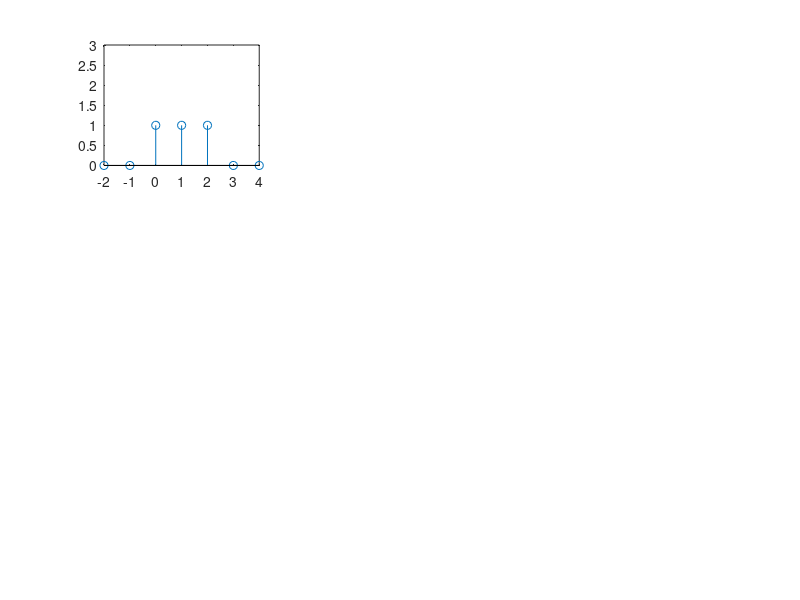

The MATLAB script that drew this image: (Note: this script raises an error after producing the figure.)
xn_a = [0 0 1 1 1 0 0];
vn_a = [0 0 1 1 1 1 0 0];
conv_a = conv(xn_a,vn_a);

xn_b = [0 0 2 1 0 0 0];
vn_b = [0 0 1 1 1 1 0 0];
conv_b = conv(xn_b,vn_b);

xn_c = [0 0 2 1 0 0 0];
vn_c = [0 0 0 1 2 0 0 0];
conv_c = conv(xn_c,vn_c);

n_x = -2:4;
n_v = -2:5;
n_c = -2:11;

%a
subplot(3,3,1);
stem(n_x, xn_a)
ylim([0 3])
subtitle('x[n]')

title('a')

subplot(3,3,4);
stem(n_v, vn_a)
ylim([0 3])
subtitle('v[n]')

subplot(3,3,7);
stem(n_c, conv_a)
ylim([0 6])
subtitle('Convolution')

%b
subplot(3,3,2);
stem(n_x, xn_b)
ylim([0 3])
subtitle('x[n]')

title('b')

subplot(3,3,5);
stem(n_v, vn_b)
ylim([0 3])
subtitle('v[n]')

subplot(3,3,8);
stem(n_c, conv_b)
ylim([0 6])
subtitle('Convolution')

%c
subplot(3,3,3);
stem(n_x, xn_c)
ylim([0 3])
subtitle('x[n]')

title('c')

subplot(3,3,6);
stem(n_v, vn_c)
ylim([0 3])
subtitle('v[n]')

subplot(3,3,9);
stem(n_c, conv_c)
ylim([0 6])
subtitle('Convolution')